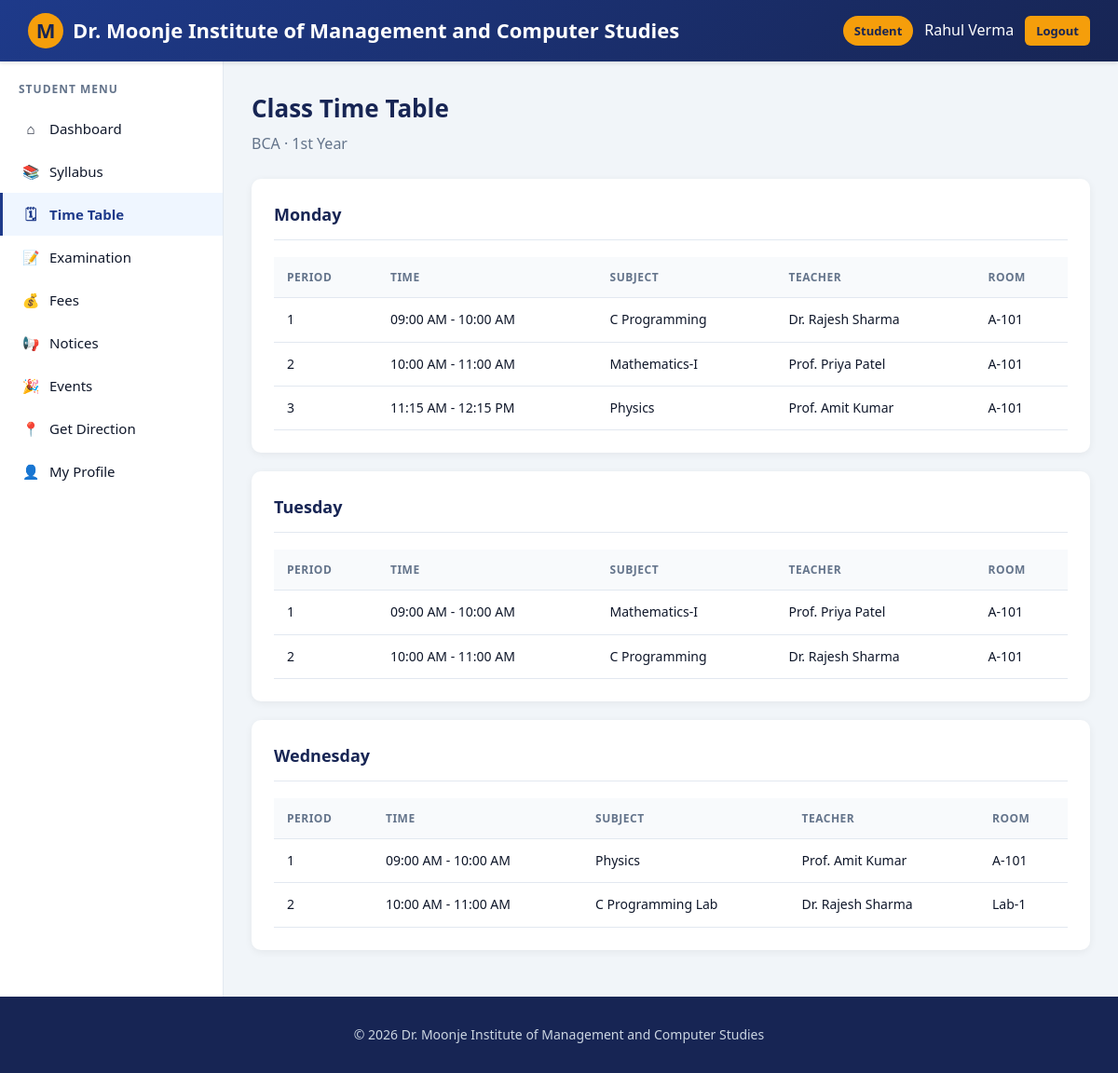
/student/timetable.php (signed in), run on the app's committed database.
### tables this page shows
CREATE TABLE timetable (
    id INT AUTO_INCREMENT PRIMARY KEY,
    course VARCHAR(50) NOT NULL,
    year VARCHAR(10) NOT NULL,
    day_of_week ENUM('Monday','Tuesday','Wednesday','Thursday','Friday','Saturday') NOT NULL,
    period_no INT NOT NULL,
    start_time TIME NOT NULL,
    end_time TIME NOT NULL,
    subject VARCHAR(100) NOT NULL,
    teacher_id INT,
    room_no VARCHAR(20),
    created_at TIMESTAMP DEFAULT CURRENT_TIMESTAMP,
    FOREIGN KEY (teacher_id) REFERENCES teachers(id) ON DELETE SET NULL
);

CREATE TABLE teachers (
    id INT AUTO_INCREMENT PRIMARY KEY,
    employee_id VARCHAR(20) NOT NULL UNIQUE,
    name VARCHAR(100) NOT NULL,
    email VARCHAR(100) NOT NULL UNIQUE,
    phone VARCHAR(15),
    password VARCHAR(255) NOT NULL,
    department VARCHAR(50) NOT NULL,
    designation VARCHAR(50),
    qualification VARCHAR(100),
    created_at TIMESTAMP DEFAULT CURRENT_TIMESTAMP
);

### config/db.php (called while the page is built, shortened)
<?php
function e($value) {
    return htmlspecialchars($value ?? '', ENT_QUOTES, 'UTF-8');
}

### student/timetable.php (the view, shortened to what this page needs)
<?php
require_once '../includes/student_header.php';
$stmt = $conn->prepare("SELECT t.*, te.name AS teacher_name FROM timetable t LEFT JOIN teachers te ON t.teacher_id=te.id WHERE t.course=? AND t.year=? ORDER BY FIELD(t.day_of_week,'Monday','Tuesday','Wednesday','Thursday','Friday','Saturday'), t.period_no");
$stmt->bind_param('ss', $_SESSION['student_course'], $_SESSION['student_year']);
$stmt->execute();
$res = $stmt->get_result();
$grouped = [];
while($r = $res->fetch_assoc()) $grouped[$r['day_of_week']][] = $r;
$days = ['Monday','Tuesday','Wednesday','Thursday','Friday','Saturday'];
?>
<div class="page-header">
    <div>
        <h1>Class Time Table</h1>
        <p><?= e($_SESSION['student_course']) ?> · <?= e($_SESSION['student_year']) ?></p>
    </div>
</div>
<?php if(empty($grouped)): ?>
    <div class="panel"><p style="color:#64748b;">No timetable uploaded yet.</p></div>
<?php else: ?>
    <?php foreach($days as $day): if(empty($grouped[$day])) continue; ?>
        <div class="panel">
            <h3 class="panel-title"><?= $day ?></h3>
            <div class="table-wrap">
                <table>
                    <thead>
                        <tr><th>Period</th><th>Time</th><th>Subject</th><th>Teacher</th><th>Room</th></tr>
                    </thead>
                    <tbody>
                        <?php foreach($grouped[$day] as $p): ?>
                            <tr>
                                <td><?= e($p['period_no']) ?></td>
                                <td><?= date('h:i A', strtotime($p['start_time'])) ?> - <?= date('h:i A', strtotime($p['end_time'])) ?></td>
                                <td><?= e($p['subject']) ?></td>
                                <td><?= e($p['teacher_name'] ?? '-') ?></td>
                                <td><?= e($p['room_no']) ?></td>
                            </tr>
                        <?php endforeach; ?>
                    </tbody>
                </table>
            </div>
        </div>
    <?php endforeach; ?>
<?php endif; ?>
<?php require_once '../includes/student_footer.php'; ?>

### assets/css/style.css (style rules this page uses)
* { margin:0; padding:0; box-sizing:border-box; }
:root { --primary:#1e3a8a; --primary-dark:#172554; --secondary:#f59e0b; --accent:#0ea5e9; --light:#f8fafc; --dark:#0f172a; --gray:#64748b; --border:#e2e8f0; --success:#16a34a; --danger:#dc2626; --warning:#f59e0b; --card-shadow:0 2px 8px rgba(0,0,0,0.06); }
body { font-family:'Segoe UI', Tahoma, sans-serif; background:#f1f5f9; color:var(--dark); line-height:1.6; min-height:100vh; }
.page-header { display:flex; justify-content:space-between; align-items:center; margin-bottom:25px; flex-wrap:wrap; gap:12px; }
.page-header h1 { font-size:26px; color:var(--primary-dark); }
.page-header p { color:var(--gray); margin-top:4px; }
.panel { background:#fff; border-radius:10px; padding:24px; box-shadow:var(--card-shadow); margin-bottom:20px; }
.panel-title { font-size:18px; font-weight:600; margin-bottom:18px; padding-bottom:12px; border-bottom:1px solid var(--border); color:var(--primary-dark); }
.table-wrap { overflow-x:auto; }
table { width:100%; border-collapse:collapse; font-size:14px; }
table th, table td { padding:12px 14px; text-align:left; border-bottom:1px solid var(--border); }
table th { background:#f8fafc; color:var(--gray); font-weight:600; text-transform:uppercase; font-size:12px; letter-spacing:0.5px; }

### data on the page
timetable: period_no "1", start_time "09:00 AM", end_time "10:00 AM", subject "C Programming", teacher.name "Dr. Rajesh Sharma", room_no "A-101"
timetable: period_no "2", start_time "10:00 AM", end_time "11:00 AM", subject "Mathematics-I", teacher.name "Prof. Priya Patel", room_no "A-101"
timetable: period_no "3", start_time "11:15 AM", end_time "12:15 PM", subject "Physics", teacher.name "Prof. Amit Kumar", room_no "A-101"
timetable: period_no "1", start_time "09:00 AM", end_time "10:00 AM", subject "Mathematics-I", teacher.name "Prof. Priya Patel", room_no "A-101"
timetable: period_no "2", start_time "10:00 AM", end_time "11:00 AM", subject "C Programming", teacher.name "Dr. Rajesh Sharma", room_no "A-101"
timetable: period_no "1", start_time "09:00 AM", end_time "10:00 AM", subject "Physics", teacher.name "Prof. Amit Kumar", room_no "A-101"
timetable: period_no "2", start_time "10:00 AM", end_time "11:00 AM", subject "C Programming Lab", teacher.name "Dr. Rajesh Sharma", room_no "Lab-1"

### other printed values
$_SESSION['student_name'] "Rahul Verma"
$_SESSION['student_course'] "BCA"
$_SESSION['student_year'] "1st Year"
$day "Monday"
$day "Tuesday"
$day "Wednesday"
